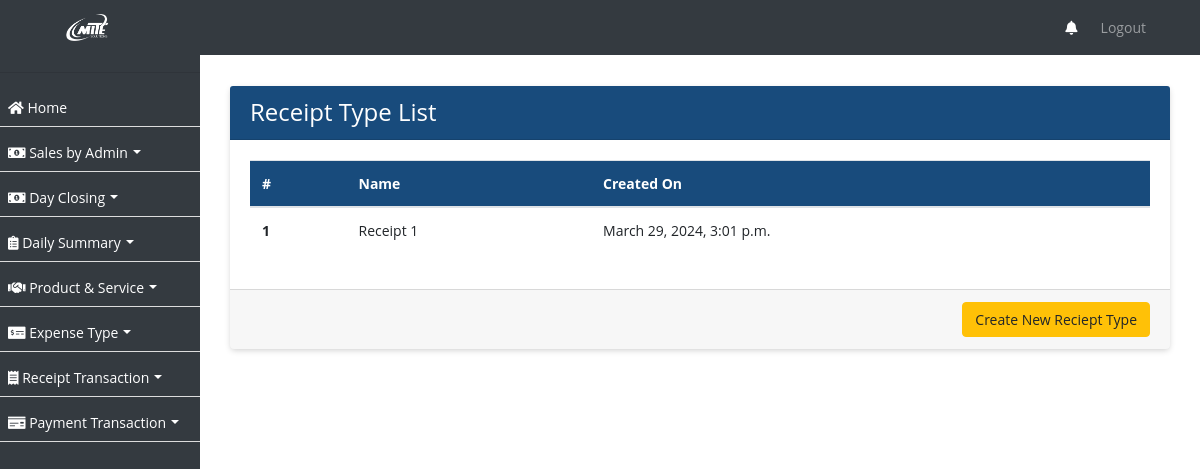
/receipt-type/, run on an earlier commit of the app's database.
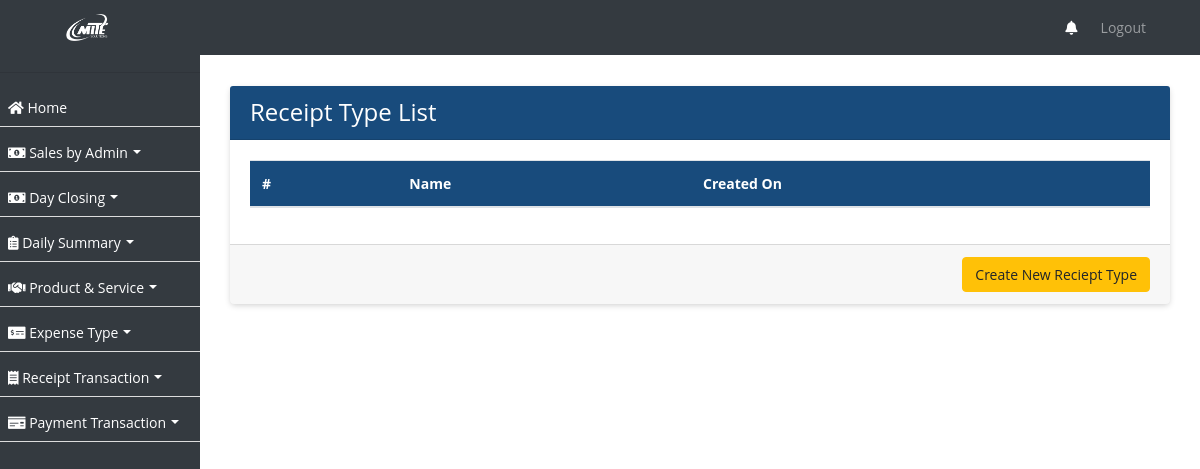
And on a later commit of the database.
### ezshopapp/models.py (models this page shows, shortened)
class ReceiptType(models.Model):
    name = models.CharField(max_length=255)
    created_on = models.DateTimeField(auto_now_add=True, null=True)

### ezshopapp/views.py (the view)
# urls.py: path('receipt-type/', ReceiptTypeListView.as_view(), name='receipt_type_list'),
class ReceiptTypeListView(ListView):
    model = ReceiptType
    template_name = 'receipt_type_list.html'
    context_object_name = 'object_list'  # Define the name used in the template for the queryset
    success_url = reverse_lazy('receipt_type_list')

### ezshopapp/templates/receipt_type_list.html (shortened to what this page needs)
{% extends 'base.html' %}
{% block content %}
<div class="container">
  <div class="card">
    <div class="card-header">
      <h4 class="mb-0">Receipt Type List</h4>
    </div>
    <div class="card-body">
  <table class="table">
    <thead>
      <tr>
        <th scope="col">#</th>
        <th scope="col">Name</th>
        <th scope="col">Created On</th>
      </tr>
    </thead>
    <tbody>
      {% for receipt_type in object_list %}
        <tr>
          <th scope="row">{{ forloop.counter }}</th>
          <td>{{ receipt_type.name }}</td>
          <td>{{ receipt_type.created_on }}</td>
        </tr>
      {% endfor %}
    </tbody>
  </table>
</div>
<div class="card-footer text-right">
  <a href="/receipt-type/create/" class="btn btn-warning">Create New Reciept Type</a>
</div>
</div>
</div>
{% endblock %}

What changed in the data, as far as the page shows it:
removed ReceiptType: name "Receipt 1", created_on "March 29, 2024, 3:01 p.m."
